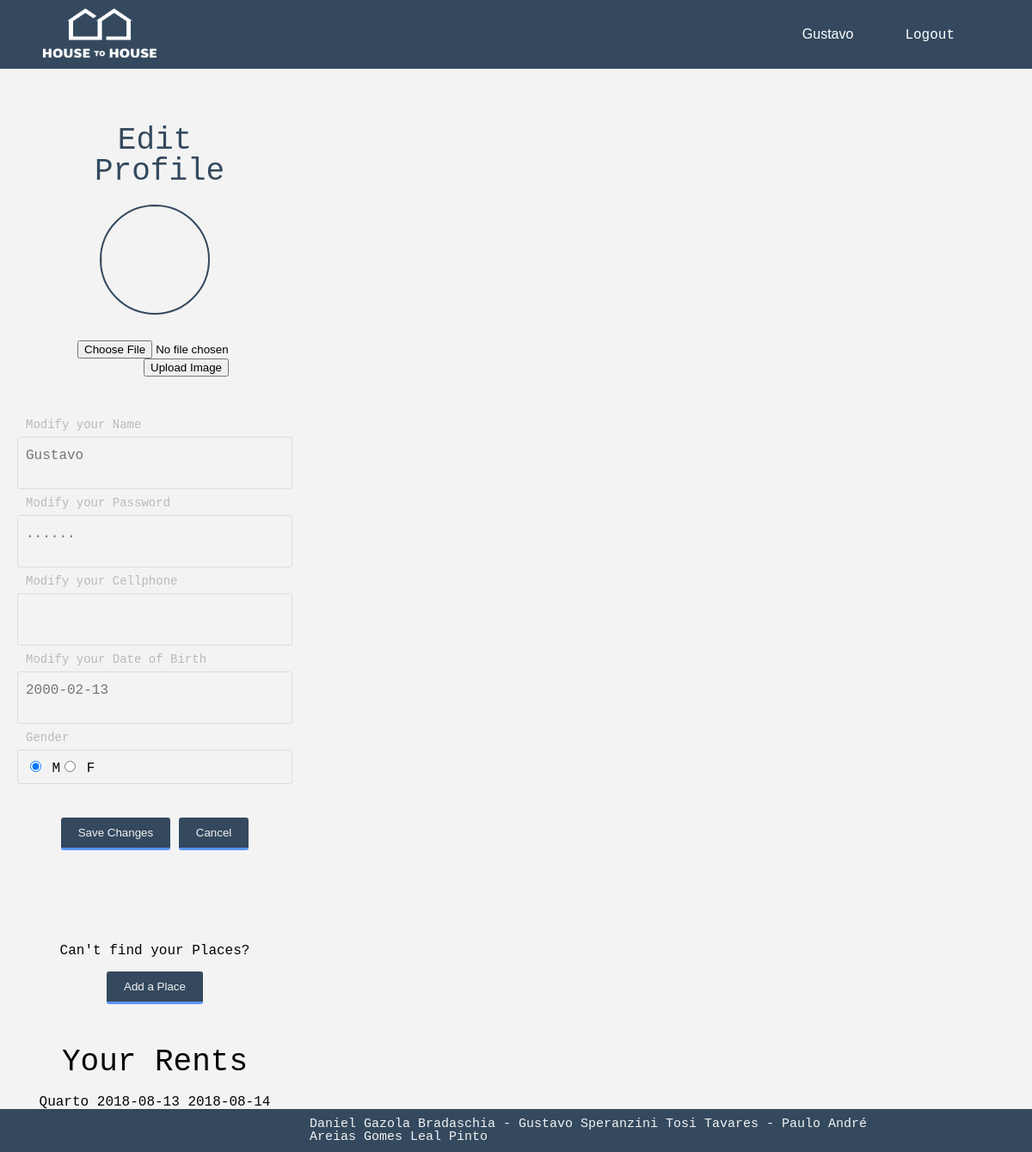
The page /pages/profile.php (signed in) on the database its author committed.
### tables this page shows
CREATE TABLE USER(
    idUser INTEGER PRIMARY KEY,
    name TEXT NOT NULL,
    password TEXT NOT NULL,
    email TEXT NOT NULL UNIQUE,
    gender CHAR CHECK (gender == 'F' OR gender == 'f' OR gender == 'M' OR gender == 'm'),
    birthdate DATE,
    cellphone INTEGER,
    profilePicture BLOB,
    type TEXT CHECK (type == 'Owner' OR type == 'Tourist')
);

CREATE TABLE RENT (idRent INTEGER PRIMARY KEY, idUser INTEGER REFERENCES USER (idUser), idProperty INTEGER REFERENCES PROPERTY (idProperty), moveIn DATE, moveOut DATE, payment TEXT NOT NULL, price NUMERIC NOT NULL);

CREATE TABLE PROPERTY (
    idProperty INTEGER PRIMARY KEY,
    idOwner INTEGER REFERENCES USER (idUser),
    address TEXT,
    title TEXT,
    price FLOAT,
    description TEXT,
    rate NUMERIC
, available BLOB);

### dbActions/user.php (called while the page is built, shortened)
<?php
include_once('config.php');
function getUserInfoByUserName($email,$info){
    global $db;
    $statement = $db->prepare('SELECT * FROM USER WHERE email = ? ');
    $statement->execute([$email]);
    return $statement->fetch()[$info];
}

### dbActions/rentUtils.php (called while the page is built, shortened)
<?php
include_once('config.php');
function getRentsByUser($idUser)
{
    global $db;
    $stmt = $db->prepare('SELECT * FROM RENT WHERE idUser = ?');
    $stmt->execute([$idUser]);
    return $stmt->fetchAll();
}

### dbActions/placeUtils.php (called while the page is built, shortened)
<?php
include_once('config.php');
function getPropertyInfoById($idProperty, $info)
{
    global $db;
    $statement = $db->prepare('SELECT * FROM PROPERTY WHERE idProperty = ? ');
    $statement->execute([$idProperty]);
    return $statement->fetch()[$info];
}

### pages/profile.php (the view, shortened to what this page needs)
<?php
include_once "header.php";
include_once "../dbActions/user.php";
include_once "../dbActions/placeUtils.php";
include_once "../dbActions/rentUtils.php";
$username = $_SESSION['login-user'];
$name = getUserInfoByUserName($username, 'name');
$photoUser = getUserInfoByUserName($username, 'profilePicture');
$srcPhoto = '../assets/' . $photoUser;
$date = getUserInfoByUserName($username, 'birthdate');
$gender = getUserInfoByUserName($username, 'gender');
$cellphone = getUserInfoByUserName($username, 'cellphone');
?>
<div class="profilePage">
    <div class="main">
        <div class="container">
            <div class="profileCenter">
                <h1>Edit Profile</h1>
                <img class="img-item" src="<?php echo $srcPhoto ?>"><br>
                <form class="uploadPhotoProfile" action="../dbActions/uploadUserPhoto.php" method="post"
                      enctype="multipart/form-data">
                    <input type="file" name="fileToUpload" id="fileToUpload" value="Select image to upload:"><br>
                    <input type="submit" value="Upload Image" name="submit">
                </form>
            </div>
            <form class="editProfileForm" action="../dbActions/editProfile.php" method="post">
                <ul>
                    <li>
                        <label for="Name">Modify your Name</label>
                        <input type="text" name="name" maxlength="100" placeholder="<?php echo $name ?>"><br>
                    </li>
                    <li>
                        <label for="Password">Modify your Password</label>
                        <input type="Text" name="password" maxlength="100" placeholder="......"><br>
                    </li>
                    <li>
                        <label for="Cellphone">Modify your Cellphone</label>
                        <input type="number" name="cellphone" maxlength="100" placeholder="<?php echo $cellphone ?>"><br>
                    </li>
                    <li>
                        <label for="date">Modify your Date of Birth</label>
                        <input placeholder='<?php echo $date ?>' name="birthdate" class="form-control" type="text"
                               onfocus="(this.type='date')" onblur="(this.type='text')" id="date"><br>
                    </li>
                    <li>
                        <label for="gender">Gender</label>
                        <div class="genderProfile">
                            <?php
                            if (strtoupper($gender) == 'M') {
                                echo '  <input class="inputGender" type="radio" name="gender" checked="checked" value="M"> M';
                                echo '<input class="inputGender" type="radio" name="gender" value="F"> F';
                            } else {
                                echo '  <input class="inputGender" type="radio" name="gender" value="M"> M';
                                echo '<input class="inputGender" type="radio" name="gender" checked="checked" value="F"> F';
                            }
                            ?>
                            <br>
                        </div>
                    </li>
                    <li>
                        <input type="submit" value="Save Changes">
                        <button class="button-item" type="button" onclick="location.href='index.php';">Cancel</button>
                    </li>
                </ul>
            </form>
            <?php
                echo '<div class="ownerColumn">';
                    echo 'Can\'t find your Places?' . '<br>' . '<br>';
                    echo '<button id="button-add" class="button-item" type="button" onclick="location.href=\'addPlace.php\';">Add a Place</button>';
                echo '</div>';
                    echo '<div class="container">';
                        echo '<div class="userRest">';
                            echo '<h1 id="editProfile" style="text-align: center">Your Rents</h1>';
                            $rent = getRentsByUser(getUserInfoByUserName($username, 'idUser'));
                            foreach ($rent as $row) {
                                $title = getPropertyInfoById($row['idProperty'], 'title');
                                $checkin = $row['moveIn'];
                                $checkout = $row['moveOut'];
                                echo '<div class="placeList">';
                                echo $title;
                                echo $checkin;
                                echo $checkout;
                                echo '</div>';
                                }
                        echo '</div>';
                    echo '</div>';
            ?>
        </div>
    </div>
    <div class="owned">
        </div>
    </div>
<?php
include_once "footer.php";
?>

### pages/header.php (shortened to what this page needs)
<?php
include_once "../dbActions/user.php";
?>
<html lang="en">
<head>
	<link rel="stylesheet" href="../assets/font-awesome/css/font-awesome.min.css">
    <link rel="stylesheet" href="../css/reset.css">
    <link rel="stylesheet" href="../css/style.css">
    <link rel="stylesheet" href="//code.jquery.com/ui/1.12.1/themes/base/jquery-ui.css">
     <div class="header">
        <div class="header-left-icon">
            <img class="logo" src="../assets/logo4.png" onclick="location.href='index.php'">
        </div>
        <div class="header-right">
            <div class="header-login">
                <?php
                if (isset($_SESSION['login-user'])) {
                    $name = getUserInfoByUserName($_SESSION['login-user'], 'name');
                    echo '<button class="login-button" onclick="location.href=\'profile.php\'" type="button">' . $name . '</button>';
                    echo '<a class="createAccount-button" href="../dbActions/logout.php">Logout</a>';
                } else {
                    echo '<button class="login-button" id="btnCreateAccount" onclick="visibleLogin()">Log In</button>';
                    echo ' <button class="createAccount-button" id="btnCreateAccount" onclick="visibleCreateAcc()">Sign Up</button>';
                }
                ?>
            </div>
        </div>
    </div>
</head>

### css/style.css (style rules this page uses)
*, *::after, *::before { box-sizing: border-box; }
html { font-size: 62.5%; }
body h1 { font-size: 3.6rem; font-family: "Andale Mono", monospace; color: #040404; text-align: center; padding: 20px; }
a { color: #2e416a; text-decoration: none; }
.header { display: flex; flex-wrap: wrap; justify-content: space-between; background: #34495E; height: 10%; padding: 0.5em 0; }
.header .header-left-icon { float: left; width: 125px; text-align: right; margin: 2px 10px; }
.header .logo { height: 1.5cm; width: 3.5cm; margin-left: 40px; }
.header .header-right { float: right; text-align: left; align-self: center; margin: 2px 10px; font-size: 1.6rem; font-family: "Andale Mono", monospace; color: #F3F3F3; position: relative; z-index: 2; }
.header .header-right .header-login { float: left; align-self: center; vertical-align: middle; text-align: center; }
.login-button { background-color: #34495E; border: none; color: #ffffff; text-align: center; text-decoration: none; display: inline-block; font-size: 16px; padding-right: 60px; }
.createAccount-button { background-color: #34495E; border: none; color: #ffffff; text-align: center; text-decoration: none; display: inline-block; font-size: 16px; padding-right: 20px; }
.profilePage { display: flex; flex-flow: row wrap; margin-top: 1em; }
.profilePage .main { width: 30%; }
.img-item { border-radius: 50%; border: 2px solid #34495E; width: 128px; height: 128px; display: inline-block; }
.uploadPhotoProfile { display: inline-block; padding-top: 30px; }
.profileCenter { padding-top: 30px; margin: 0 auto; width: 50%; text-align: center; }
.profileCenter>h1 { font-family: "Andale Mono", monospace; color: #34495e; }
.editProfileForm { max-width: 500px; margin: 50px auto; background: transparent; border-radius: 2px; padding: 20px; font-family: "Andale Mono", monospace; }
.editProfileForm ul { list-style: none; padding: 0; margin: 0; }
.editProfileForm li { display: block; padding: 9px; border: 1px solid #DDDDDD; margin-bottom: 30px; border-radius: 3px; }
.editProfileForm li:last-child { border: none; margin-bottom: 0px; text-align: center; }
.editProfileForm li>label { display: block; float: left; margin-top: -31px; background: transparent; height: 14px; color: #B9B9B9; font-size: 14px; overflow: hidden; font-family: "Andale Mono", monospace; }
.editProfileForm genderProfile, .editProfileForm input[type="text"], .editProfileForm input[type="date"], .editProfileForm input[type="datetime"], .editProfileForm input[type="email"], .editProfileForm input[type="number"], .editProfileForm input[type="search"], .editProfileForm input[type="time"], .editProfileForm input[type="url"], .editProfileForm input[type="password"], .editProfileForm textarea, .editProfileForm select { box-sizing: border-box; -webkit-box-sizing: border-box; -moz-box-sizing: border-box; width: 100%; display: block; outline: none; border: none; height: 25px; line-height: 25px; font-size: 16px; padding: 0; font-family: "Andale Mono", monospace; background-color: transparent; }
.editProfileForm .inputGender { font-family: "Andale Mono", monospace; }
#button-add, .editProfileForm button, .editProfileForm input[type="submit"], .editProfileForm input[type="button"] { background: #34495E; border: none; padding: 10px 20px 10px 20px; border-bottom: 3px solid #5994FF; border-radius: 3px; color: #F3F3F3; }
.ownerColumn { padding: 30px; text-align: center; align-items: center; }
.userRest .placeList { text-align: center; }
.owned { display: flex; flex-flow: column wrap; justify-content: center !important; width: 70%; padding: 0 1em; }

### rows shown on the page
user: name "Gustavo", birthdate "2000-02-13"
rent: idProperty.title "Quarto", moveIn "2018-08-13", moveOut "2018-08-14"
